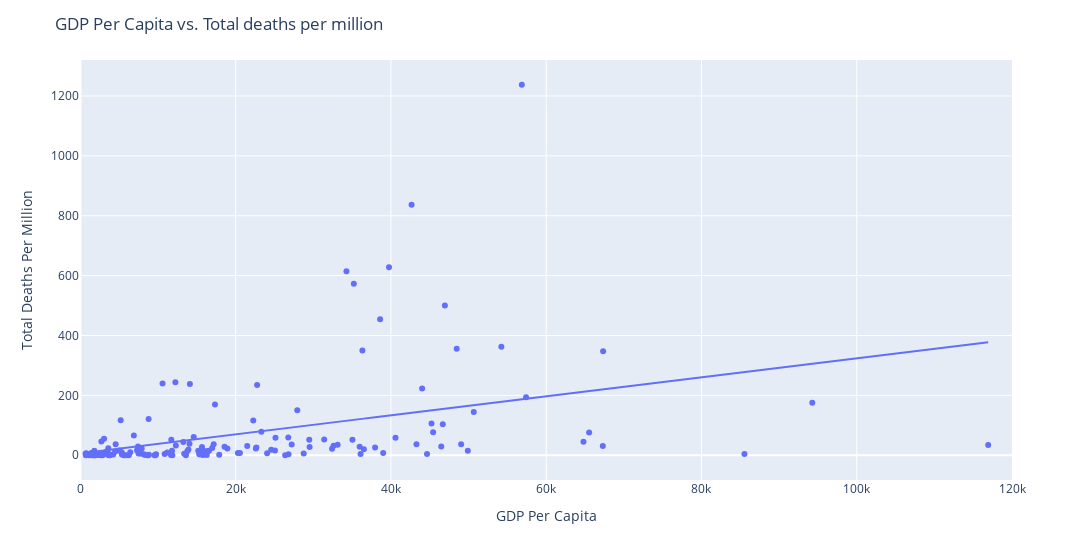

The code cell stored with this chart in its notebook:
### Code cell
#Does GDP affect the spread of Covid-19?
print(Correlationm)
fig2 = px.scatter(max_combined_country_clean,x='GDP Per Capita',y='Total Deaths Per Million'
                , hover_name= "Country", width = 1500, trendline= "ols")
fig2.update_layout(title="GDP Per Capita vs. Total deaths per million", )
fig2.update_xaxes(range=[-50, 120000])

### Figure 1 — Plotly figure (JSON) as saved in the notebook; plotly's stock layout.template omitted (floating-point values rounded to 4 significant figures; data arrays with more than 128 entries replaced by an {"elided": "..."} marker saying what was removed)
{"data": [{"hovertemplate": "<b>%{hovertext}</b><br><br>GDP Per Capita=%{x}<br>Total Deaths Per Million=%{y}<extra></extra>", "hovertext": {"elided": "157 str values"}, "legendgroup": "", "marker": {"color": "#636efa", "symbol": "circle"}, "mode": "markers", "name": "", "orientation": "v", "showlegend": false, "type": "scatter", "x": {"elided": "157 float values"}, "xaxis": "x", "y": {"elided": "157 float values"}, "yaxis": "y"}, {"hovertemplate": "<b>OLS trendline</b><br>Total Deaths Per Million = 0.00317249 * GDP Per Capita + 6.46983<br>R<sup>2</sup>=0.156579<br><br>GDP Per Capita=%{x}<br>Total Deaths Per Million=%{y} <b>(trend)</b><extra></extra>", "legendgroup": "", "marker": {"color": "#636efa", "symbol": "circle"}, "mode": "lines", "name": "", "showlegend": false, "type": "scatter", "x": {"elided": "157 float values"}, "xaxis": "x", "y": {"elided": "157 float values"}, "yaxis": "y"}], "layout": {"legend": {"tracegroupgap": 0}, "margin": {"t": 60}, "title": {"text": "GDP Per Capita vs. Total deaths per million"}, "width": 1500, "xaxis": {"anchor": "y", "domain": [0, 1], "range": [-50, 120000], "title": {"text": "GDP Per Capita"}}, "yaxis": {"anchor": "x", "domain": [0, 1], "title": {"text": "Total Deaths Per Million"}}}}
